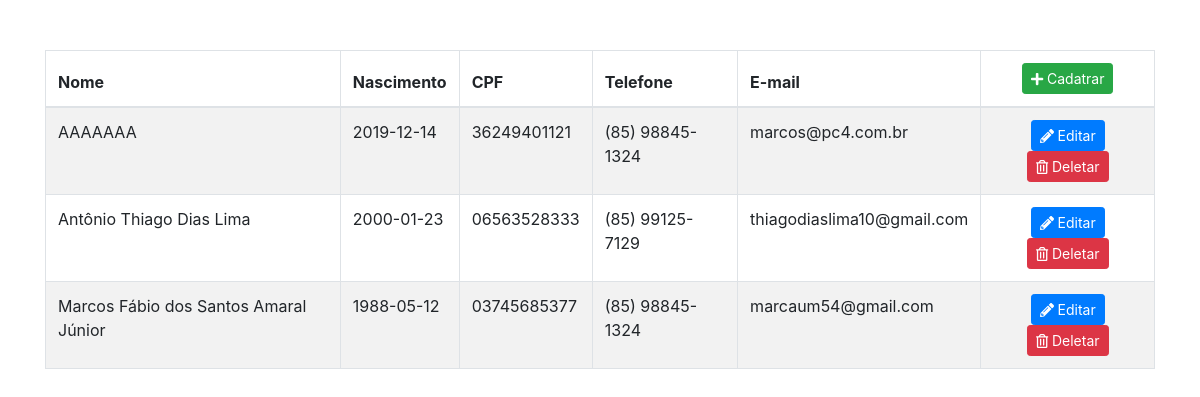
/pages/clientes/index.php, run on an earlier commit of the app's database.
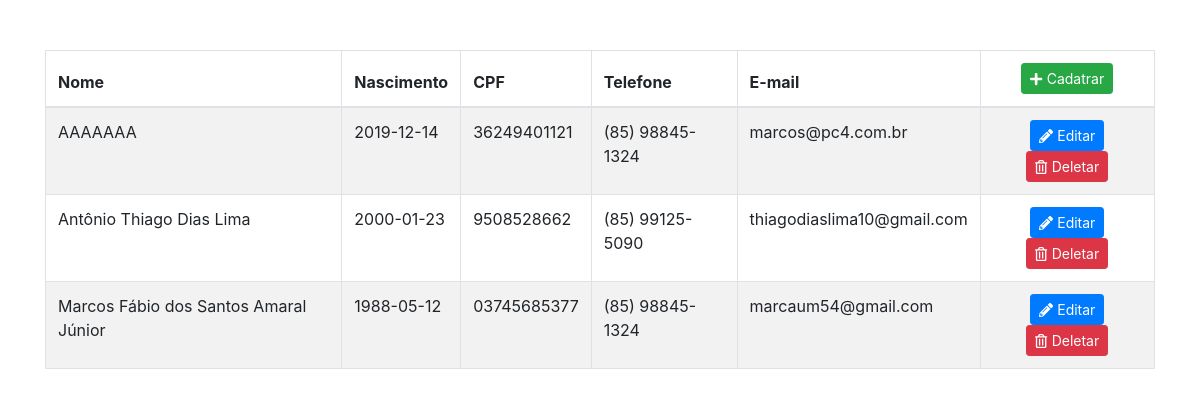
And on a later commit of the database.
### tables this page shows
CREATE TABLE IF NOT EXISTS `clientes` (
  `id` int(10) unsigned NOT NULL AUTO_INCREMENT,
  `nome` varchar(256) NOT NULL,
  `cpf` char(11) NOT NULL,
  `telefone` varchar(50) NOT NULL,
  `nascimento` date NOT NULL,
  `email` varchar(128) NOT NULL,
  PRIMARY KEY (`id`),
  UNIQUE KEY `cpf` (`cpf`),
  UNIQUE KEY `email` (`email`)
);

### pages/clientes/index.php (the view)
<?php require_once '../layout-header.php'; ?>
<table class="table table-bordered table-striped">
    <thead>
        <tr>
            <th>Nome</th>
            <th>Nascimento</th>
            <th>CPF</th>
            <th>Telefone</th>
            <th>E-mail</th>
            <th class="text-center">
                <a class="btn btn-sm btn-success" href="form.php"><i class="fas fa-plus"></i> Cadatrar</a>
            </th>
        </tr>
    </thead>
    <tbody>
        <?php $rows = $PDO->query("SELECT * FROM clientes ORDER BY id DESC"); ?>
        <?php foreach ($rows as $row) : ?>
            <tr>
                <td><?php echo $row['nome']; ?></td>
                <td><?php echo $row['nascimento']; ?></td>
                <td><?php echo $row['cpf']; ?></td>
                <td><?php echo $row['telefone']; ?></td>
                <td><?php echo $row['email']; ?></td>
                <td class="text-center">
                    <button class="btn btn-sm btn-primary"><i class="fas fa-pencil-alt"></i> Editar</button>
                    <button class="btn btn-sm btn-danger"><i class="far fa-trash-alt"></i> Deletar</button>
                </td>
            </tr>
        <?php endforeach; ?>
    </tbody>
</table>
<?php require_once '../layout-footer.php'; ?>

### pages/layout-header.php (shortened to what this page needs)
<!doctype html>
<html lang="pt-br">
<head>
    <link rel="stylesheet" href="https://stackpath.bootstrapcdn.com/bootstrap/4.4.1/css/bootstrap.min.css">
    <link rel="stylesheet" href="../../assets/libs/fontawesome/css/min.css">
    <link rel="stylesheet" href="../../assets/libs/datepicker/css/min.css">
</head>
<body>
    <div class="container" style="padding-top: 50px;">

### pages/layout-footer.php (shortened to what this page needs)
</div>
</body>
</html>

What changed in the data, as far as the page shows it:
changed clientes "Antônio Thiago Dias Lima": cpf "06563528333" → "9508528662"; telefone "(85) 99125-7129" → "(85) 99125-5090"
